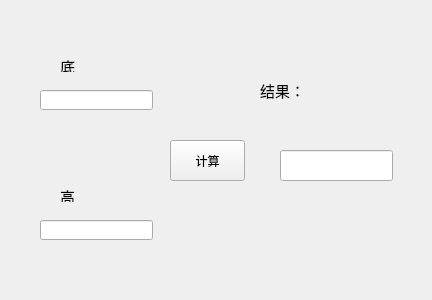
<?xml version="1.0" encoding="UTF-8"?>
<ui version="4.0">
 <class>Form</class>
 <widget class="QWidget" name="Form">
  <property name="geometry">
   <rect>
    <x>0</x>
    <y>0</y>
    <width>432</width>
    <height>300</height>
   </rect>
  </property>
  <property name="windowTitle">
   <string>三角形计算</string>
  </property>
  <widget class="QLabel" name="label">
   <property name="geometry">
    <rect>
     <x>60</x>
     <y>60</y>
     <width>54</width>
     <height>12</height>
    </rect>
   </property>
   <property name="font">
    <font>
     <pointsize>11</pointsize>
    </font>
   </property>
   <property name="text">
    <string>底</string>
   </property>
  </widget>
  <widget class="QLabel" name="label_2">
   <property name="geometry">
    <rect>
     <x>60</x>
     <y>190</y>
     <width>54</width>
     <height>12</height>
    </rect>
   </property>
   <property name="font">
    <font>
     <pointsize>11</pointsize>
    </font>
   </property>
   <property name="text">
    <string>高</string>
   </property>
  </widget>
  <widget class="QLineEdit" name="a">
   <property name="geometry">
    <rect>
     <x>40</x>
     <y>90</y>
     <width>113</width>
     <height>20</height>
    </rect>
   </property>
  </widget>
  <widget class="QLineEdit" name="h">
   <property name="geometry">
    <rect>
     <x>40</x>
     <y>220</y>
     <width>113</width>
     <height>20</height>
    </rect>
   </property>
  </widget>
  <widget class="QPushButton" name="start">
   <property name="geometry">
    <rect>
     <x>170</x>
     <y>140</y>
     <width>75</width>
     <height>41</height>
    </rect>
   </property>
   <property name="text">
    <string>计算</string>
   </property>
  </widget>
  <widget class="QLineEdit" name="s">
   <property name="geometry">
    <rect>
     <x>280</x>
     <y>150</y>
     <width>113</width>
     <height>31</height>
    </rect>
   </property>
   <property name="font">
    <font>
     <pointsize>10</pointsize>
    </font>
   </property>
  </widget>
  <widget class="QLabel" name="label_3">
   <property name="geometry">
    <rect>
     <x>260</x>
     <y>80</y>
     <width>54</width>
     <height>20</height>
    </rect>
   </property>
   <property name="font">
    <font>
     <pointsize>11</pointsize>
    </font>
   </property>
   <property name="text">
    <string>结果：</string>
   </property>
  </widget>
 </widget>
 <resources/>
 <connections/>
</ui>
